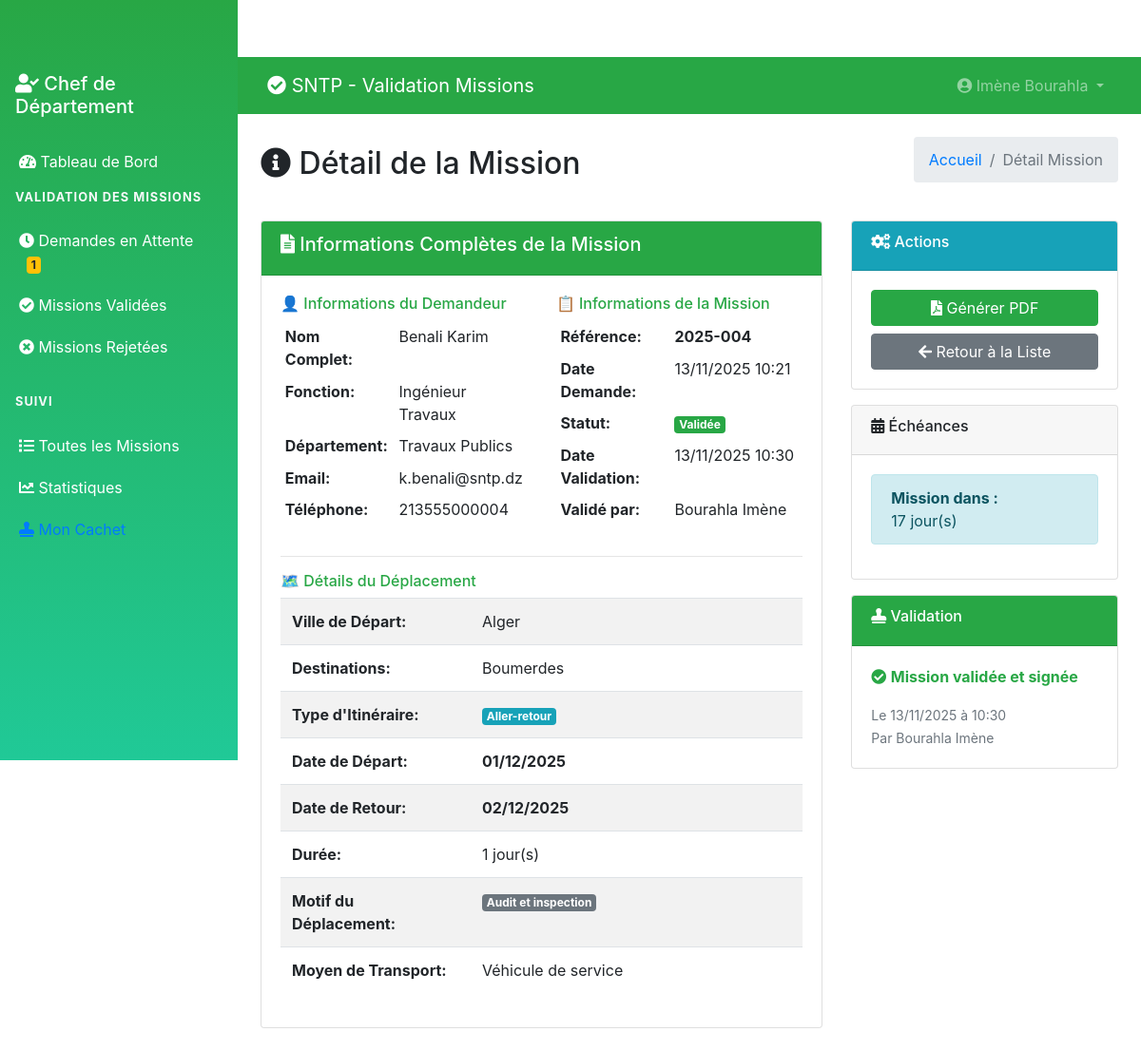
The page /chef/mission-detail.php?mid=6 (signed in) on the database its author committed.
### tables this page shows
CREATE TABLE `tblusers` (
  `ID` int(10) NOT NULL,
  `Nom` varchar(200) DEFAULT NULL,
  `Prenom` varchar(200) DEFAULT NULL,
  `Email` varchar(200) DEFAULT NULL,
  `Fonction` varchar(200) DEFAULT NULL,
  `Departement` varchar(200) DEFAULT NULL,
  `MobileNumber` bigint(10) DEFAULT NULL,
  `Password` varchar(200) NOT NULL,
  `Role` enum('admin','chef_departement','user') DEFAULT 'user',
  `RegDate` timestamp NULL DEFAULT current_timestamp(),
  `StampImage` varchar(255) DEFAULT NULL COMMENT 'Cachet officiel du chef',
  `StampDate` datetime DEFAULT NULL
);

CREATE TABLE `tblmissions` (
  `ID` int(10) NOT NULL,
  `UserID` int(5) NOT NULL,
  `SubmittedBy` int(5) DEFAULT NULL,
  `ReferenceNumber` varchar(50) DEFAULT NULL,
  `NomPrenom` varchar(400) DEFAULT NULL,
  `Fonction` varchar(200) DEFAULT NULL,
  `VilleDepart` varchar(200) DEFAULT NULL,
  `DateDepart` date DEFAULT NULL,
  `Destinations` text DEFAULT NULL,
  `ItineraireType` varchar(100) DEFAULT NULL,
  `MotifDeplacement` varchar(300) DEFAULT NULL,
  `MoyenTransport` varchar(200) DEFAULT NULL,
  `DateRetour` date DEFAULT NULL,
  `Observations` text DEFAULT NULL,
  `Status` enum('en_attente','validee','rejetee','en_cours') DEFAULT 'en_attente',
  `Remarque` text DEFAULT NULL,
  `ValidatedBy` int(5) DEFAULT NULL,
  `DateCreation` timestamp NULL DEFAULT current_timestamp(),
  `DateValidation` timestamp NULL DEFAULT NULL ON UPDATE current_timestamp(),
  `SignaturePath` varchar(255) DEFAULT NULL COMMENT 'Signature manuscrite lors de la validation',
  `StampPath` varchar(255) DEFAULT NULL COMMENT 'Cachet officiel utilisé'
);

### chef/mission-detail.php (the view, shortened to what this page needs)
<?php
include('../includes/config.php');
if (strlen($_SESSION['GMScid']) == 0) {
    header('location:logout.php');
} else {
    $mid = intval($_GET['mid']);
?>
<!DOCTYPE html>
<html lang="fr">
<head>
    <link href="https://cdn.jsdelivr.net/npm/bootstrap@4.6.2/dist/css/bootstrap.min.css" rel="stylesheet">
    <link href="https://cdnjs.cloudflare.com/ajax/libs/font-awesome/5.15.4/css/all.min.css" rel="stylesheet">
</head>
<body>
    <?php include_once('includes/sidebar.php'); ?>
    <div class="main-content">
        <?php include_once('includes/header.php'); ?>
        <div class="container-fluid p-4">
            <div class="d-flex justify-content-between align-items-center mb-4">
                <h2><i class="fas fa-info-circle"></i> Détail de la Mission</h2>
                <nav aria-label="breadcrumb">
                    <ol class="breadcrumb">
                        <li class="breadcrumb-item"><a href="dashboard.php">Accueil</a></li>
                        <li class="breadcrumb-item active">Détail Mission</li>
                    </ol>
                </nav>
            </div>
            <?php
            $sql = "SELECT m.*, u.Nom, u.Prenom, u.Email, u.MobileNumber, u.Departement, u.Fonction as UserFonction,
                           v.Nom as ValidatorNom, v.Prenom as ValidatorPrenom, v.Fonction as ValidatorFonction
                    FROM tblmissions m
                    JOIN tblusers u ON m.UserID = u.ID
                    LEFT JOIN tblusers v ON m.ValidatedBy = v.ID
                    WHERE m.ID = :mid";
            $query = $dbh->prepare($sql);
            $query->bindParam(':mid', $mid, PDO::PARAM_STR);
            $query->execute();
            $mission = $query->fetch(PDO::FETCH_OBJ);
            if($query->rowCount() > 0) {
            ?>
            <div class="row">
                <div class="col-lg-8">
                    <div class="card">
                        <div class="card-header bg-success text-white">
                            <h5><i class="fas fa-file-alt"></i> Informations Complètes de la Mission</h5>
                        </div>
                        <div class="card-body">
                            <div class="row">
                                <div class="col-md-6">
                                    <h6 class="text-success">👤 Informations du Demandeur</h6>
                                    <table class="table table-sm table-borderless">
                                        <tr><th width="120">Nom Complet:</th><td><?php echo htmlentities($mission->Nom . ' ' . $mission->Prenom); ?></td></tr>
                                        <tr><th>Fonction:</th><td><?php echo htmlentities($mission->UserFonction); ?></td></tr>
                                        <tr><th>Département:</th><td><?php echo htmlentities($mission->Departement); ?></td></tr>
                                        <tr><th>Email:</th><td><?php echo htmlentities($mission->Email); ?></td></tr>
                                        <tr><th>Téléphone:</th><td><?php echo htmlentities($mission->MobileNumber ?: 'Non renseigné'); ?></td></tr>
                                    </table>
                                </div>
                                <div class="col-md-6">
                                    <h6 class="text-success">📋 Informations de la Mission</h6>
                                    <table class="table table-sm table-borderless">
                                        <tr><th width="120">Référence:</th><td><strong><?php echo htmlentities($mission->ReferenceNumber); ?></strong></td></tr>
                                        <tr><th>Date Demande:</th><td><?php echo date('d/m/Y H:i', strtotime($mission->DateCreation)); ?></td></tr>
                                        <tr><th>Statut:</th><td>
                                            <?php if($mission->Status == 'en_attente') { ?>
                                                <span class="badge badge-warning">En attente</span>
                                            <?php } elseif($mission->Status == 'validee') { ?>
                                                <span class="badge badge-success">Validée</span>
                                            <?php } elseif($mission->Status == 'rejetee') { ?>
                                                <span class="badge badge-danger">Rejetée</span>
                                            <?php } else { ?>
                                                <span class="badge badge-info">En cours</span>
                                            <?php } ?>
                                        </td></tr>
                                        <?php if($mission->DateValidation) { ?>
                                        <tr><th>Date Validation:</th><td><?php echo date('d/m/Y H:i', strtotime($mission->DateValidation)); ?></td></tr>
                                        <?php } ?>
                                        <?php if($mission->ValidatorNom) { ?>
                                        <tr><th>Validé par:</th><td><?php echo htmlentities($mission->ValidatorNom . ' ' . $mission->ValidatorPrenom); ?></td></tr>
                                        <?php } ?>
                                    </table>
                                </div>
                            </div>
                            <hr>
                            <h6 class="text-success">🗺️ Détails du Déplacement</h6>
                            <div class="table-responsive">
                                <table class="table table-striped">
                                    <tr>
                                        <th width="200">Ville de Départ:</th>
                                        <td><?php echo htmlentities($mission->VilleDepart); ?></td>
                                    </tr>
                                    <tr>
                                        <th>Destinations:</th>
                                        <td><?php echo htmlentities($mission->Destinations); ?></td>
                                    </tr>
                                    <tr>
                                        <th>Type d'Itinéraire:</th>
                                        <td>
                                            <span class="badge badge-info">
                                                <?php echo htmlentities($mission->ItineraireType); ?>
                                            </span>
                                        </td>
                                    </tr>
                                    <tr>
                                        <th>Date de Départ:</th>
                                        <td><strong><?php echo date('d/m/Y', strtotime($mission->DateDepart)); ?></strong></td>
                                    </tr>
                                    <tr>
                                        <th>Date de Retour:</th>
                                        <td><strong><?php echo date('d/m/Y', strtotime($mission->DateRetour)); ?></strong></td>
                                    </tr>
                                    <tr>
                                        <th>Durée:</th>
                                        <td>
                                            <?php
                                            $dateDepart = new DateTime($mission->DateDepart);
                                            $dateRetour = new DateTime($mission->DateRetour);
                                            $duree = $dateDepart->diff($dateRetour);
                                            echo $duree->days . ' jour(s)';
                                            ?>
                                        </td>
                                    </tr>
                                    <tr>
                                        <th>Motif du Déplacement:</th>
                                        <td>
                                            <span class="badge badge-secondary">
                                                <?php echo htmlentities($mission->MotifDeplacement); ?>
                                            </span>
                                        </td>
                                    </tr>
                                    <tr>
                                        <th>Moyen de Transport:</th>
                                        <td><?php echo htmlentities($mission->MoyenTransport); ?></td>
                                    </tr>
                                </table>
                            </div>
                        </div>
                    </div>
                </div>
                <div class="col-lg-4">
                    <div class="card">
                        <div class="card-header bg-info text-white">
                            <h6><i class="fas fa-cogs"></i> Actions</h6>
                        </div>
                        <div class="card-body">
                            <?php if($mission->Status == 'validee') { ?>
                            <a href="../includes/generate-pdf.php?mid=<?php echo $mission->ID; ?>"
                               class="btn btn-success btn-block" target="_blank">
                                <i class="fas fa-file-pdf"></i> Générer PDF
                            </a>
                            <?php } ?>
                            <a href="all-missions.php" class="btn btn-secondary btn-block mt-2">
                                <i class="fas fa-arrow-left"></i> Retour à la Liste
                            </a>
                        </div>
                    </div>
                    <div class="card mt-3">
                        <div class="card-header">
                            <h6><i class="fas fa-calendar-alt"></i> Échéances</h6>
                        </div>
                        <div class="card-body">
                            <?php
                            $dateDepart = new DateTime($mission->DateDepart);
                            $dateRetour = new DateTime($mission->DateRetour);
                            $aujourd_hui = new DateTime();
                            ?>
                            <?php if($dateDepart > $aujourd_hui) { ?>
                            <div class="alert alert-info alert-sm">
                                <strong>Mission dans :</strong><br>
                                <?php
                                $diff = $aujourd_hui->diff($dateDepart);
                                echo $diff->days . ' jour(s)';
                                ?>
                            </div>
                            <?php } ?>
                        </div>
                    </div>
                    <?php if($mission->Status == 'validee') { ?>
                    <div class="card mt-3">
                        <div class="card-header bg-success text-white">
                            <h6><i class="fas fa-stamp"></i> Validation</h6>
                        </div>
                        <div class="card-body">
                            <p class="text-success">
                                <i class="fas fa-check-circle"></i>
                                <strong>Mission validée et signée</strong>
                            </p>
                            <small class="text-muted">
                                Le <?php echo date('d/m/Y à H:i', strtotime($mission->DateValidation)); ?><br>
                                Par <?php echo htmlentities($mission->ValidatorNom . ' ' . $mission->ValidatorPrenom); ?>
                            </small>
                        </div>
                    </div>
                    <?php } ?>
                </div>
            </div>
            <?php } ?>
        </div>
    </div>
</body>
</html>
<?php } ?>

### chef/includes/header.php (shortened to what this page needs)
<nav class="navbar navbar-expand-lg navbar-dark bg-success">
    <div class="container-fluid">
        <a class="navbar-brand" href="dashboard.php">
            <i class="fas fa-check-circle"></i> SNTP - Validation Missions
        </a>
        <div class="collapse navbar-collapse" id="navbarNav">
            <ul class="navbar-nav ml-auto">
                <li class="nav-item dropdown">
                    <a class="nav-link dropdown-toggle" href="#" id="navbarDropdown" role="button" data-toggle="dropdown">
                        <i class="fas fa-user-circle"></i>
                        <?php
                        $cid = $_SESSION['GMScid'];
                        $sql = "SELECT Nom,Prenom FROM tblusers WHERE ID=:cid";
                        $query = $dbh->prepare($sql);
                        $query->bindParam(':cid',$cid,PDO::PARAM_STR);
                        $query->execute();
                        $result = $query->fetch(PDO::FETCH_OBJ);
                        echo htmlentities($result->Prenom . ' ' . $result->Nom);
                        ?>
                    </a>
                </li>
            </ul>
        </div>
    </div>
</nav>

### chef/includes/sidebar.php (style rules this page uses)
.main-content { margin-left: 250px; padding-top: 60px; }
.nav-link { padding: 10px 20px; border-radius: 0; transition: background-color 0.3s; }

### rows shown on the page
tblusers: Prenom+Nom "Imène Bourahla"
tblmissions: UserID.Prenom "Benali Karim", UserID.Fonction "Ingénieur Travaux", UserID.Departement "Travaux Publics", UserID.Email "k.benali@sntp.dz", UserID.MobileNumber "213555000004", ReferenceNumber "2025-004", DateCreation "13/11/2025 10:21", DateValidation "13/11/2025 10:30", ValidatedBy.Prenom "Bourahla Imène", VilleDepart "Alger", Destinations "Boumerdes", ItineraireType "Aller-retour", DateDepart "01/12/2025", DateRetour "02/12/2025", DateDepart+DateRetour "1", MotifDeplacement "Audit et inspection", MoyenTransport "Véhicule de service", DateDepart "17", DateValidation "13/11/2025 à 10:30"

### other values the page prints
$pending "1"
